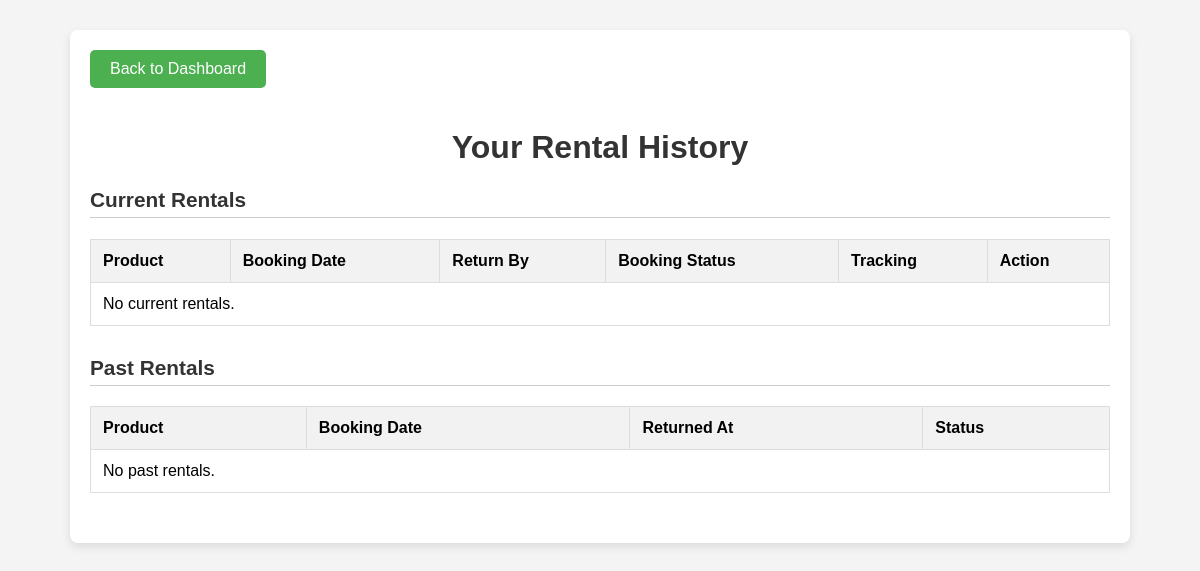
The page /rental-history/ (signed in) on the database as committed earlier.
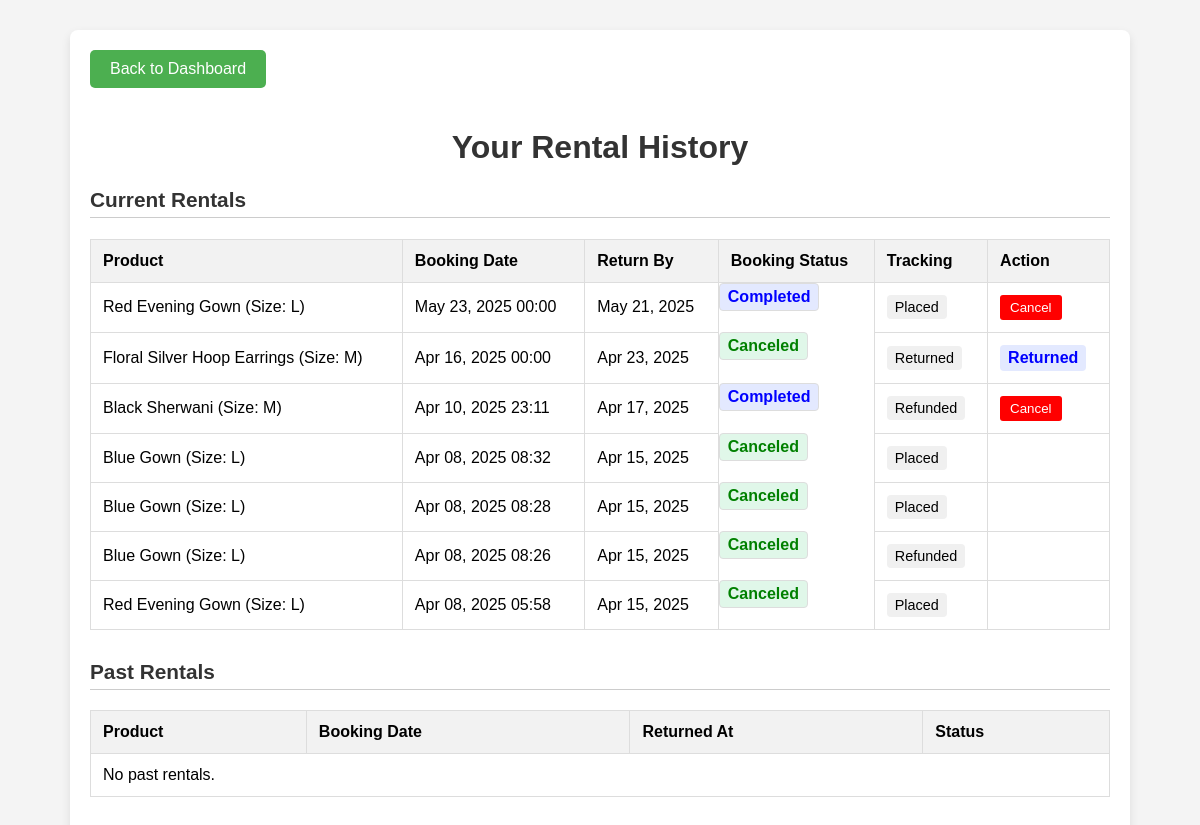
The same page on the database as committed later.
### WardrobeApp/models.py (models this page shows, shortened)
class Booking(models.Model):
    customer = models.ForeignKey('Login', on_delete=models.CASCADE)
    product_size = models.ForeignKey('ProductSize', on_delete=models.CASCADE, null=True, blank=True)
    assigned_employee = models.ForeignKey('Employee', on_delete=models.SET_NULL, null=True, blank=True)
    STATUS_CHOICES = [
        (1, "Pending"),
        (2, "Confirmed"),
        (3, "Completed"),  # Booking completed (and can be refunded)
        (4, "Cancelled"),   # Booking cancelled (refund rejected)
    ]
    TRACKING_CHOICES = [
        ("placed", "Order Placed"),
        ("processing", "Processing Started"),
        ("packed", "Packed"),
        ("ready_for_pickup", "Ready for Pickup"),
        ("delivered", "Handed Over to Customer"),
        ("returned", "Returned to Store"),
        ("refunded", "Refund Processed"),
    ]
    REFUND_CHOICES = [
        ('pending', 'Pending'),
        ('approved', 'Refund Process Initiated '),
        ('processed', 'Refund Completed'),
        ('rejected', 'Rejected'),
    ]
    refund_status = models.CharField(max_length=10, choices=REFUND_CHOICES, default='pending')
    status = models.PositiveSmallIntegerField(choices=STATUS_CHOICES, default=1)
    tracking_status = models.CharField(max_length=30, choices=TRACKING_CHOICES, default="placed")
    is_active = models.BooleanField(default=True)  # Indicates whether the booking is active or not
    booked_at = models.DateTimeField(default=now)  # Booking creation timestamp
    return_by = models.DateTimeField(default=now)  # Rental return deadline
    security_deposit = models.DecimalField(max_digits=10, decimal_places=2, default=0.00)  # Security deposit amount
    total_price = models.DecimalField(max_digits=10, decimal_places=2, default=0.00)  # Total rental price
    booking_name = models.CharField(max_length=255, blank=True, null=True)
    booking_address = models.TextField(null=True, blank=True)
    booking_phone = models.CharField(max_length=15, blank=True)
    tracking_updated_by = models.ForeignKey(
        'Employee',
        on_delete=models.SET_NULL,
        null=True,
        blank=True,
        related_name="tracking_updates"
    )
    late_fee = models.DecimalField(max_digits=10, decimal_places=2, null=True, blank=True)  # Late fee, if any
    inspection_note = models.TextField(null=True, blank=True)  # Notes from employee during inspection

class ProductSize(models.Model):
    SIZE_CHOICES = [
        ("S", "Small"),
        ("M", "Medium"),
        ("L", "Large"),
        ("XXL", "XX-Large"),
    ]
    product = models.ForeignKey(Product, on_delete=models.CASCADE, related_name="sizes")
    size = models.CharField(max_length=5, choices=SIZE_CHOICES)
    stock = models.PositiveIntegerField()

class Product(models.Model):
    AVAILABILITY_CHOICES = [
        (0, "Available"),
        (1, "Rented"),
        (2, "Returned"),
        (3, "Damaged"),
        (4, "Pending Approval"),
    ]
    CATEGORY_CHOICES = [
        (0, 'Clothing'), (1, 'Accessories'), (2, 'Footwear')
    ]
    SUBCATEGORY_CHOICES = [
        (0, 'Casual'), (1, 'Formal'), (2, 'Party Wear'),
        (3, 'Traditional'), (4, 'Sportswear'), (5, 'Winter Wear'),
        (6, 'Jewelry'), (7, 'Watches'), (8, 'Bags'), (9, 'Shoes')
    ]
    GENDER_CHOICES = [(0, 'Male'), (1, 'Female'), (2, 'Unisex'), (3, 'Boys'), (4, 'Girls')]
    VERIFICATION_CHOICES = [(0, 'Pending'), (1, 'Verified')]
    name = models.CharField(max_length=255)
    category = models.IntegerField(choices=CATEGORY_CHOICES, default=0)
    subcategory = models.IntegerField(choices=SUBCATEGORY_CHOICES, default=0)
    price = models.DecimalField(max_digits=10, decimal_places=2)
    description = models.TextField()
    image = models.ImageField(upload_to="product_images/", blank=True, null=True)
    availability = models.IntegerField(choices=AVAILABILITY_CHOICES, default=0)
    gender = models.IntegerField(choices=GENDER_CHOICES, default=2)
    added_by = models.ForeignKey(Employee, on_delete=models.SET_NULL, null=True, blank=True, related_name="products")
    size_stock = models.JSONField(default=dict)  # Added stock field ✅
    is_verified = models.IntegerField(choices=VERIFICATION_CHOICES, default=0)  # Admin verification ✅
    created_at = models.DateTimeField(default=timezone.now)

### WardrobeApp/views.py (the view)
# urls.py: path("rental-history/", views.rental_history, name="rental_history"),
def rental_history(request):
    u=request.session.get("id")
    bookings = Booking.objects.filter(customer=u).order_by('-booked_at')
    completed_rentals = Rental.objects.filter(customer=u, is_active=False)
    return render(request, 'rental_history.html', {
        'bookings': bookings,
        'completed_rentals': completed_rentals,
    })

### WardrobeApp/templates/rental_history.html (shortened to what this page needs)
<!DOCTYPE html>
<html lang="en">
<head>
</head>
<body>
<div class="container">
    <a href="{% url 'customer_dashboard' %}" class="back-button">Back to Dashboard</a>
    <h1>Your Rental History</h1>
    <div class="rental-item">
        <h3>Current Rentals</h3>
        <table>
            <thead>
                <tr>
                    <th>Product</th>
                    <th>Booking Date</th>
                    <th>Return By</th>
                    <th>Booking Status</th>
                    <th>Tracking</th>
                    <th>Action</th>
                </tr>
            </thead>
            <tbody>
                {% for booking in bookings %}
                <tr>
                    <td>{{ booking.product_size.product.name }} (Size: {{ booking.product_size.size }})</td>
                    <td>{{ booking.booked_at|date:"M d, Y H:i" }}</td>
                    <td>{{ booking.return_by|date:"M d, Y" }}</td>
                    <td class="status {% if booking.status == 1 %}completed{% elif booking.status == 2 %}canceled{% else %}active{% endif %}">
                        {% if booking.status == 0 %}Active{% elif booking.status == 1 %}Completed{% else %}Canceled{% endif %}
                    </td>
                    <td>
                        <span class="tracking">{{ booking.tracking_status|title }}</span>
                    </td>
                    <td>
                        {% if booking.status == 1 and booking.tracking_status != "returned" %}
                            <form action="{% url 'cancel_booking' booking.id %}" method="post" style="display:inline;">
                                <button type="submit" class="cancel-button">
                                    Cancel
                                </button>
                            </form>
                        {% elif booking.tracking_status == "returned" %}
                            <span class="status completed">Returned</span>
                        {% endif %}
                    </td>
                </tr>
                {% empty %}
                <tr>
                    <td colspan="6">No current rentals.</td>
                </tr>
                {% endfor %}
            </tbody>
        </table>
    </div>
    <div class="rental-item">
        <h3>Past Rentals</h3>
        <table>
            <thead>
                <tr>
                    <th>Product</th>
                    <th>Booking Date</th>
                    <th>Returned At</th>
                    <th>Status</th>
                </tr>
            </thead>
            <tbody>
                {% for rental in completed_rentals %}
                <tr>
                    <td>{{ rental.product_size.product.name }} (Size: {{ rental.product_size.size }})</td>
                    <td>{{ rental.booking.booked_at|date:"M d, Y H:i" }}</td>
                    <td>{{ rental.booking.return_by|date:"M d, Y" }}</td>
                    <td><span class="status completed">Completed</span></td>
                </tr>
                {% empty %}
                <tr>
                    <td colspan="4">No past rentals.</td>
                </tr>
                {% endfor %}
            </tbody>
        </table>
    </div>
</div>
</body>
</html>

Rows that differ between the two databases and show on the page:
added Booking: product_size.product.name "Red Evening Gown", product_size.size "L", booked_at "May 23, 2025 00:00", return_by "May 21, 2025", status "Completed", tracking_status "Placed"
added Booking: product_size.product.name "Floral Silver Hoop Earrings", product_size.size "M", booked_at "Apr 16, 2025 00:00", return_by "Apr 23, 2025", status "Canceled", tracking_status "Returned"
added Booking: product_size.product.name "Black Sherwani", product_size.size "M", booked_at "Apr 10, 2025 23:11", return_by "Apr 17, 2025", status "Completed", tracking_status "Refunded"
added Booking: product_size.product.name "Blue Gown", product_size.size "L", booked_at "Apr 08, 2025 08:32", return_by "Apr 15, 2025", status "Canceled", tracking_status "Placed"
added Booking: product_size.product.name "Blue Gown", product_size.size "L", booked_at "Apr 08, 2025 08:28", return_by "Apr 15, 2025", status "Canceled", tracking_status "Placed"
added Booking: product_size.product.name "Blue Gown", product_size.size "L", booked_at "Apr 08, 2025 08:26", return_by "Apr 15, 2025", status "Canceled", tracking_status "Refunded"
added Booking: product_size.product.name "Red Evening Gown", product_size.size "L", booked_at "Apr 08, 2025 05:58", return_by "Apr 15, 2025", status "Canceled", tracking_status "Placed"
Other text that changed with them:
text no longer shown: "No current rentals."
